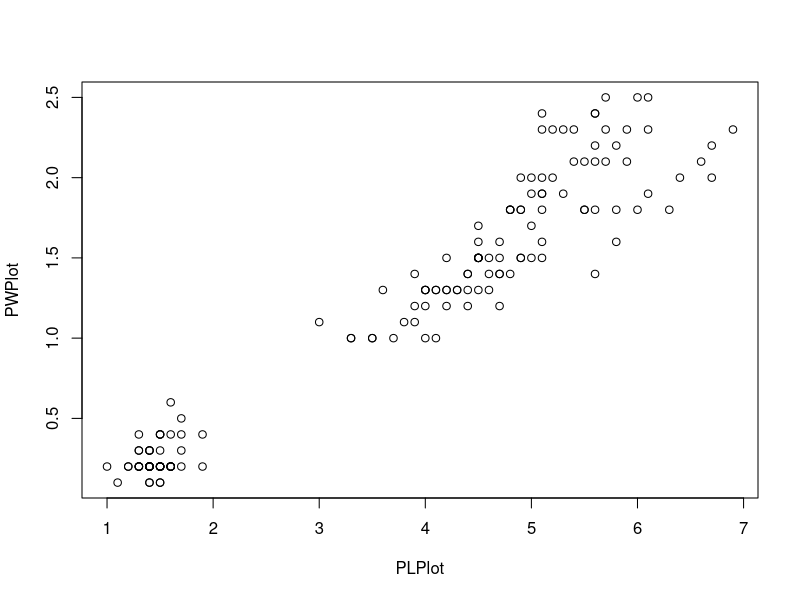
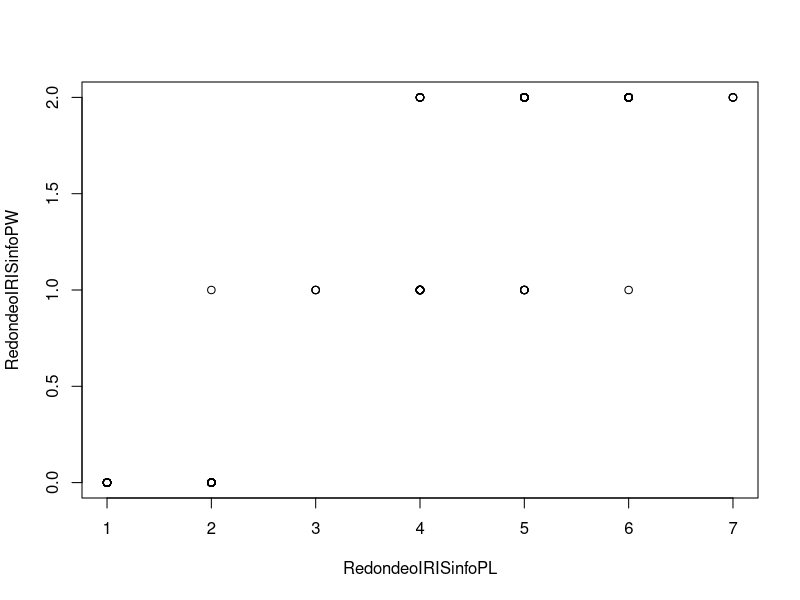
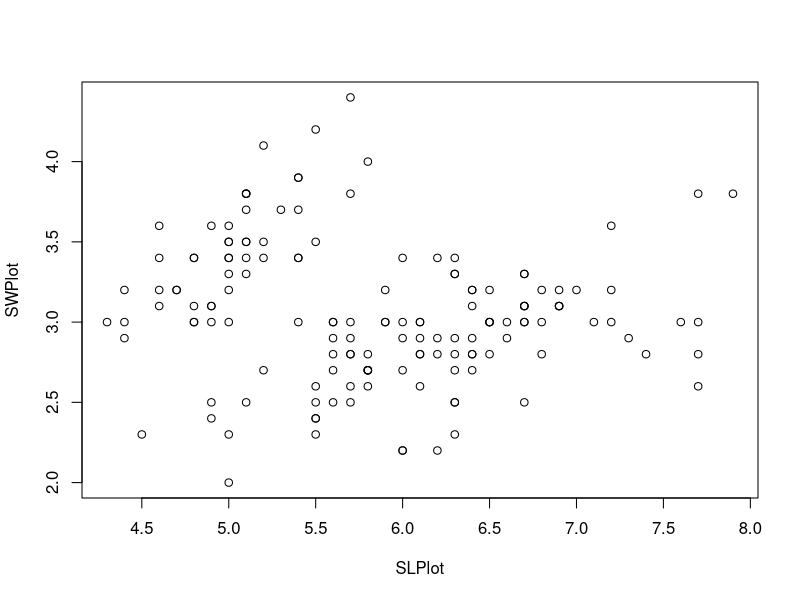
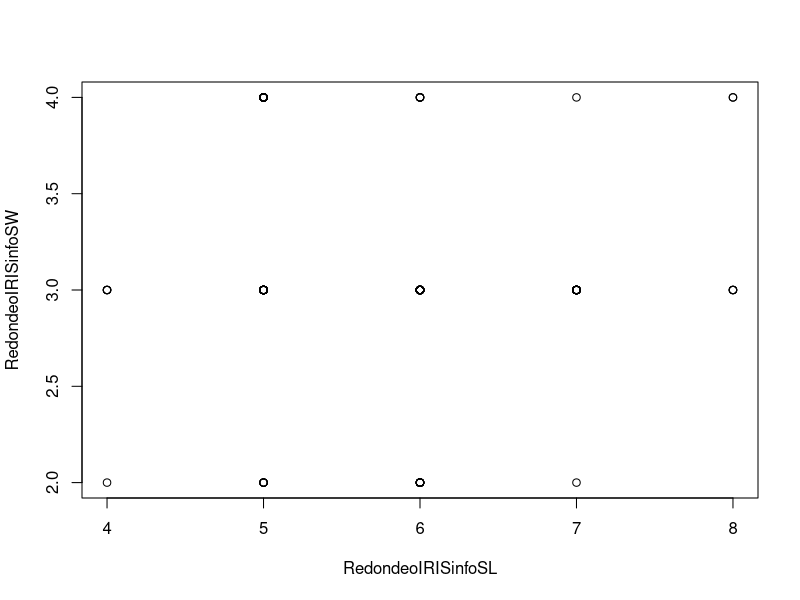

Source code (R) for these figures, in order:
"Instituto Politecnico Nacional
Escuela Superior de Computo
Garcia de Arcos Jose Angel Eduardo 
Analitica y visualizacion de datos
Set IRIS Question solution"

#------------------------------------------------------------------------------

data("iris") #cargamos el dataset
names(iris) #informacion de las columnas 
table(iris$Species) #informacion con respecto a las especies existentes
summary(iris) # imprime el minimo , medio y maximo del sepal y el petal (length and width)

#--------------------------------------------------------------------------------------------------------

#Pregunta numero 1 (Programa de error)

setosainfo <- iris[iris$Species == "setosa",]  #Mandamos a llamar los valores unicamente correspondientes a setosa
print(setosainfo)
versicolorinfo <- iris[iris$Species == "versicolor",]
print(versicolorinfo)
virginicainfo<- iris[iris$Species == "virginica",]
print(virginicainfo)
summary(setosainfo) # Usamos esta funcion para conocer el min y maximo de cada uno de los valores correspondientes a setosa
summary(versicolorinfo)# Usamos esta funcion para conocer el min y maximo de cada uno de los valores correspondientes a versicolor
summary(virginicainfo)# Usamos esta funcion para conocer el min y maximo de cada uno de los valores correspondientes a versicolor

#solicitamos los datos para hacer la evaluacion



SL <- readline (prompt = "Ingrese el valor de Sepal lenght : ")
SW <- readline (prompt = "Ingrese el valor de Sepal Width :")
PL <- readline (prompt = "Ingrese el valor de Petal length : ")
PW <- readline (prompt = "Ingrese el valor de Petal Width :")

print(paste("Los valores introducido al respecto son  SL :",SL,"SW :",SW,"PL :",PL,"PW :",PW))

if ( ( (SL>= 4.3) && (SL<= 5.8)) && ((SW>= 2.3) && (SW<= 4.4)) && ((PL>= 1.0) && (PL<= 1.9)) && ((PW>= 0.1) && (PW<= 0.6)) ){
  print("Es una setosa")
} else if ( ( (SL>= 4.9) && (SL<= 7.0)) && ((SW>= 2.0) && (SW<= 3.4)) && ((PL>= 3.0) && (PL<= 5.1)) && ((PW>= 1.0) && (PW<= 1.8)) ){
  print("Es un versicolor")
}else if ( ( (SL>= 4.9) && (SL<= 7.9)) && ((SW>= 2.2) && (SW<= 3.8)) && ((PL>= 4.5) && (PL<= 6.9)) && ((PW>= 1.4) && (PW<= 2.5)) ){
  print("Es una virginica")
} else {
  print("Error")
}
  
 #-------------------------------------------------------------------------------------

#Pregunta numero 2

RedondeoIRISinfoSL <- round(iris$Sepal.Length)#Redonde de la columna Sepal lenght
RedondeoIRISinfoSW <- round(iris$Sepal.Width)#Redondeo de la columna Sepal width
RedondeoIRISinfoPL <- round(iris$Petal.Length)#Redondeo de la columna Petal Length
RedondeoIRISinfoPW <- round(iris$Petal.Width)#Redondeo de la columna Petal Width

MatrizIRIS <- cbind(RedondeoIRISinfoSL,RedondeoIRISinfoSW,RedondeoIRISinfoPL,RedondeoIRISinfoPW)
MatrizIRIS # creacion e impresion de una matriz que une los redondeo por columna
PLPlot <- iris$Petal.Length #Guardamos el valor de la columna Petal Length
PWPlot <- iris$Petal.Width  #Guardamos el valor de la columna Petal Width
SLPlot<- iris$Sepal.Length #Guardamos el valor de la columna Sepal lenght
SWPlot<- iris$Sepal.Width  #Guardamos el valor de la columna Sepal width

plot(PLPlot , PWPlot) #Ploteo de la columna Petal lenght y Petal Width sin redondeo
plot(RedondeoIRISinfoPL, RedondeoIRISinfoPW)#Ploteo de la columna Petal lenght y Petal Width con redondeo
plot(SLPlot,SWPlot) # Ploteo de la columna Sepal lenght y sepal width sin redondeo
plot(RedondeoIRISinfoSL, RedondeoIRISinfoSW)  # Ploteo de la columna Sepal lenght y sepal width con redondeo

#--------------------------------------------------------------------------------
#Pregunta Numero 3 y 4

PetalCor <-  cor(PLPlot,PWPlot,method ="pearson") #Calculamos la correlacion entre el largo y el ancho del petalo
PetalCor
SetalCor <-  cor(SLPlot,SWPlot,method ="pearson") #Calculamos la correlacion entre el largo y el ancho del Setalo
SetalCor

#-------------------------------------------------------------------------------------
